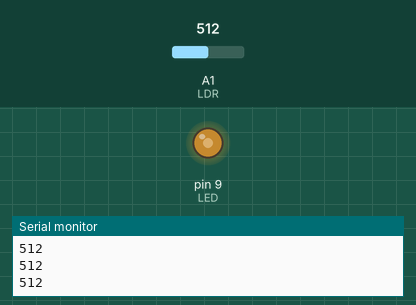
Simulated run of this sketch. Board: Arduino Uno, built with avr-gcc and run on an emulated ATmega328P. Parts: output pins drawn as LEDs (lit = HIGH), the last lines printed to the serial monitor. The test bench sets the inputs (shaded band); at power-on: A1 (LDR) = 512.

Above: at 1.2 s.
1.3 s: A1 (LDR) set to 306
At 2.0 s:
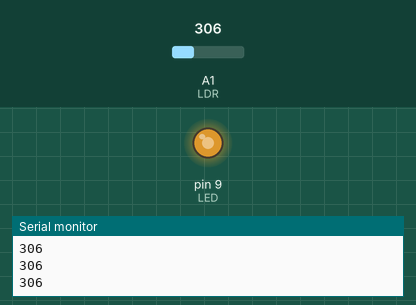
2.8 s: A1 (LDR) set to 122
At 3.3 s:
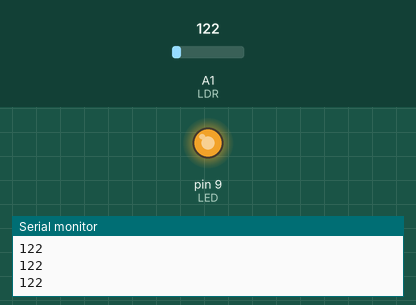
4.3 s: A1 (LDR) set to 900
At 4.6 s:
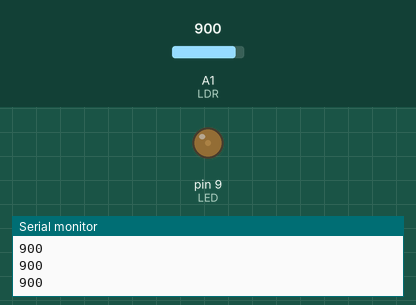
5.8 s: A1 (LDR) set to 1023
At 7.1 s:
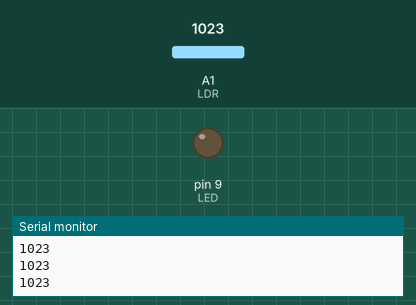
Timing chart, 0 to 8.3 s (numbered marks = the images above; inputs shaded):
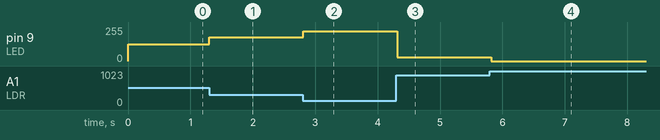

The sketch:

15_desafio_luz_noturna.ino
```cpp
// Desafio: luz noturna. Quanto mais escuro no LDR, mais forte o LED.
// Para testar: tape o LDR com a mão (o laser bate nele e deixa claro).
const int LDR = A1;
const int LED = 9;

void setup() {
  Serial.begin(9600);
}

void loop() {
  int luz = analogRead(LDR);
  int brilho = 255 - luz / 4;   // invertido: pouca luz, muito brilho
  analogWrite(LED, brilho);
  Serial.println(luz);
  delay(100);
}
```

Measured:
- after the input at 1.3 s, pin 9 (LED): 127/255 → 179/255 at once
- after the input at 2.8 s, pin 9 (LED): 179/255 → 225/255 at once
- after the input at 4.3 s, pin 9 (LED): 225/255 → 30/255 at once
- after the input at 5.8 s, pin 9 (LED): 30/255 → 0/255 at once
